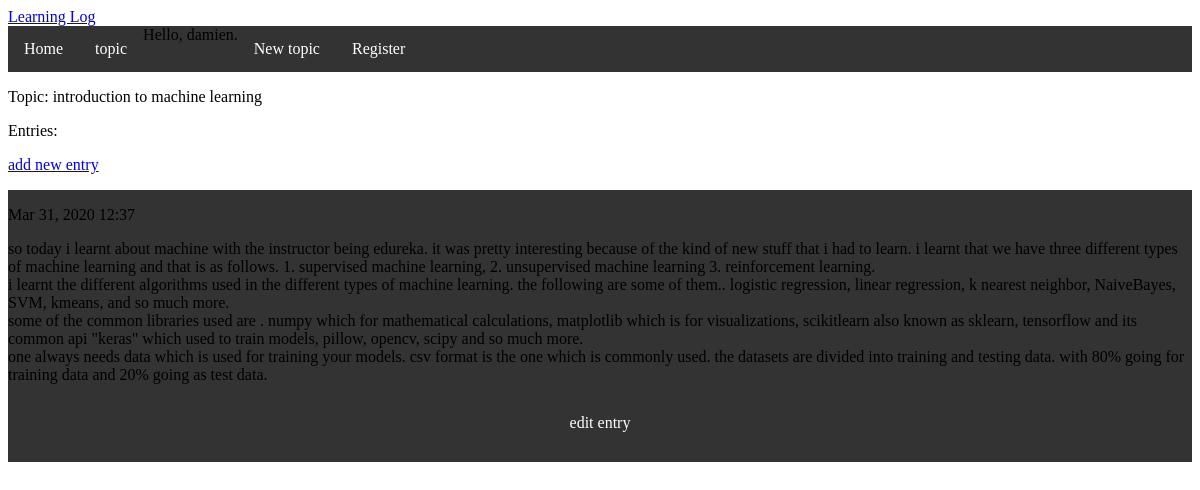
The page /topics/1/ (signed in) on the database its author committed.
### learning_logs/models.py (models this page shows, shortened)
class Topic(models.Model):
	text = models.CharField(max_length=200)
	date_added = models.DateTimeField(auto_now_add=True)
	owner = models.ForeignKey(User)
	def __str__(self):
		return self.text

class Entry(models.Model):
	topic = models.ForeignKey( Topic)
	text = models.TextField()
	date_added = models.DateTimeField(auto_now_add=True)
	class Meta:
		verbose_name_plural = 'entries'

### learning_logs/views.py (the view)
# urls.py: url(r'^topics/(?P<topic_id>\d+)/$' , views.topic, name='topic'),
@login_required
def topic(request, topic_id):
	topic = Topic.objects.get(id=topic_id)
	entries = topic.entry_set.order_by('-date_added')
	context = {'topic': topic, 'entries': entries}
	return render(request, 'learning_logs/topic.html', context)

### learning_logs/templates/learning_logs/topic.html
{% extends 'learning_logs/base.html' %}
{% block content %}
<p> Topic: {{ topic}}</p>
<p>Entries:</p>
<p>
	<a href="{% url 'learning_logs:new_entry' topic.id %}">add new entry</a>
</p>
<ul>
	{% for entry in entries %}
	<li>
		<p>{{ entry.date_added|date:'M d, Y H:i' }}</p>
		<p>{{ entry.text|linebreaks }}</p>
		<p>
			<a href="{% url 'learning_logs:edit_entry' entry.id %}">edit entry</a>
		</p>
	</li>
	{% empty %}
	<li>
		there are no entries for this topic yet
	</li>
	{% endfor %}
</ul>
{% endblock content %}

### learning_logs/templates/learning_logs/base.html (shortened to what this page needs)
<!DOCTYPE html>
<html>
<head>
</head>
<body style="background-color:white;, padding: 20px; ">
	<a href="{% url 'learning_logs:index' %}">Learning Log</a>
<ul>
  <li><a href="{% url 'learning_logs:index' %}">Home</a></li>
  <li><a href="{% url 'learning_logs:topics' %} ">topic</a>
  </li>
  <li>
    {% if user.is_authenticated %}
    Hello, {{ user.username }}.
    <a href="{% url 'users:logout' %} "></a>
    {% else %}
    <a href="{% url 'users:login' %} "> Log in</a>
    {% endif %}
  </li>
  <li><a href="{% url 'learning_logs:new_topic' %}">New topic</a></li>
  <li>
      <a href="{% url 'users:register' %}">Register</a>
  </li>
</ul>
	{%  block content %}
	{% endblock content %}
</body>
</html>

### learning_logs/templates/learning_logs/base.html (style rules this page uses)
ul { list-style-type: none; margin: 0; padding: 0; overflow: hidden; background-color: #333; }
li { float: left; }
li a { display: block; color: white; text-align: center; padding: 14px 16px; text-decoration: none; }

### rows shown on the page
Topic: text "introduction to machine learning"
Entry: date_added "Mar 31, 2020 12:37", text "so today i learnt about machine with the instructor being edureka. it was pretty interesting because of the kind of new stuff that i had to learn. i learnt that we have three different types of machine learning and that is as follows. 1. supervised machine learning, 2. unsupervised machine learning 3. reinforcement learning. i learnt the different algorithms used in the different types of machine learning. the following are some of them.. logistic regression, linear regression, k nearest neighbor, NaiveBayes, SVM, kmeans, and so much more. some of the common libraries used are . numpy which for mathematical calculations, matplotlib which is for visualizations, scikitlearn also known as…"

### other values the page prints
{{ user.username }} "damien"
